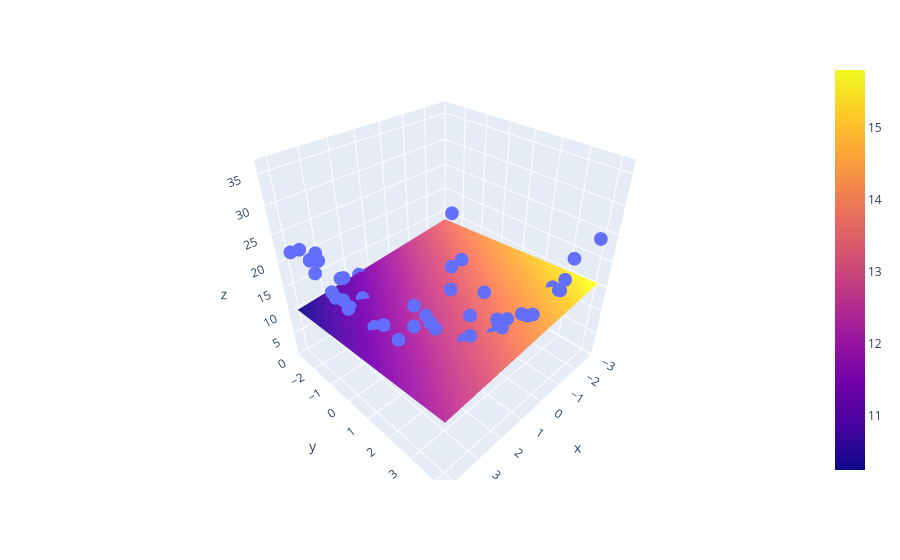

This figure's notebook cell:
### Code cell
import plotly.graph_objects as go
fig=px.scatter_3d(df,x=x.ravel(),y=y.ravel(),z=z.ravel())
fig.add_trace(go.Surface(x=x_input, y=y_input,z=z_final))
fig.show()
